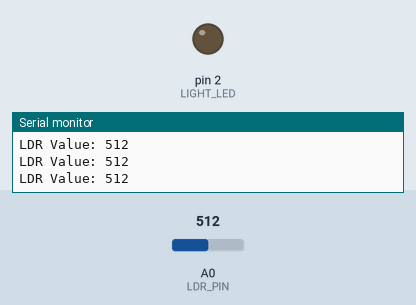
The sketch below on a simulated Arduino Uno, built with avr-gcc and run on an emulated ATmega328P. Parts: output pins drawn as LEDs (lit = HIGH), the last lines printed to the serial monitor. Inputs (shaded band) come from the test bench; at power-on: A0 (LDR_PIN) = 512.

Above: at 1.3 s.
1.4 s: A0 (LDR_PIN) set to 483
At 2.7 s:
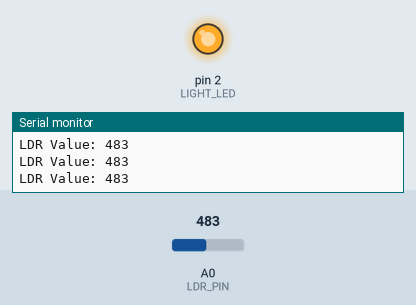
3.0 s: A0 (LDR_PIN) set to 510
At 3.9 s:
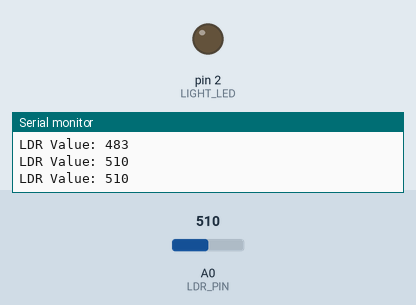
4.5 s: A0 (LDR_PIN) set to 490
At 5.1 s:
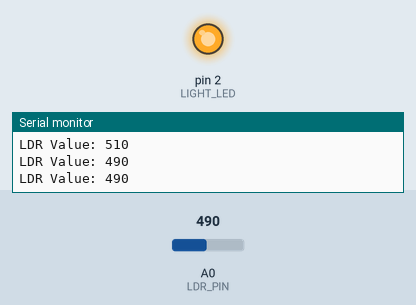
Timing chart, 0 to 7.5 s (numbered marks = the images above; inputs shaded):
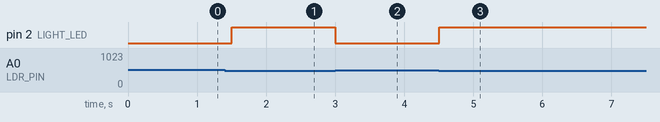

The sketch:

code.ino
```cpp
// LDR Sensor and LED Pins
const int LDR_PIN = A0;
const int LIGHT_LED = 2;

// Threshold value to detect dark/night condition
const int DARK_THRESHOLD = 500;

void setup() {
  Serial.begin(9600);
  pinMode(LIGHT_LED, OUTPUT);
}

void loop() {
  int ldrValue = analogRead(LDR_PIN);
  Serial.print("LDR Value: ");
  Serial.println(ldrValue);

  // If light level drops below threshold, it's Night -> Turn ON light
  if (ldrValue < DARK_THRESHOLD) {
    digitalWrite(LIGHT_LED, HIGH);
  }
  // Otherwise it's Day -> Turn OFF light
  else {
    digitalWrite(LIGHT_LED, LOW);
  }

  delay(500);
}
```

Measured:
- the behaviour switches between 500 and 499 on A0 (LDR_PIN) (found by bisection; images 0 and 1)
- after the input at 1.4 s, pin 2 (LIGHT_LED): LOW → HIGH after 0.10 s
- after the input at 3.0 s, pin 2 (LIGHT_LED): HIGH → LOW at once
- after the input at 4.5 s, pin 2 (LIGHT_LED): LOW → HIGH at once
